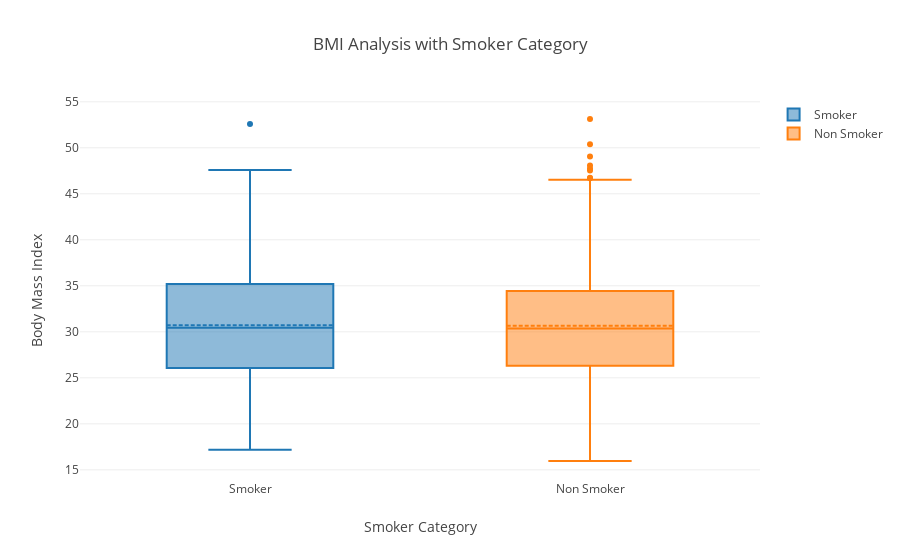

Notebook code cell kept with this figure:
### Markdown cell above
### 4.5 BMI Analysis with Smoker Category

### Code cell
smoker_bmi = medical[medical['smoker']=='yes']['bmi'].tolist()
nonsmoker_bmi = medical[medical['smoker']=='no']['bmi'].tolist()

trace1 = box_plot(smoker_bmi,"Smoker")
trace2 = box_plot(nonsmoker_bmi, "Non Smoker")
data = [trace1,trace2]

layout = go.Layout(dict(title="BMI Analysis with Smoker Category",
                        xaxis=dict(title="Smoker Category"),
                        yaxis=dict(title="Body Mass Index")))

fig = go.Figure(data=data,layout=layout)
py.iplot(fig)

### Figure 1 — Plotly figure (JSON) as saved in the notebook; plotly's stock layout.template omitted (floating-point values rounded to 4 significant figures; data arrays with more than 128 entries replaced by an {"elided": "..."} marker saying what was removed)
{"data": [{"boxmean": true, "name": "Smoker", "type": "box", "uid": "ef10a3f6-62a8-4f31-ad2b-a7bc6b286471", "y": {"elided": "274 float values"}}, {"boxmean": true, "name": "Non Smoker", "type": "box", "uid": "68a7b02e-3e71-462b-8580-3b1324cc826b", "y": {"elided": "1064 float values"}}], "layout": {"title": {"text": "BMI Analysis with Smoker Category"}, "xaxis": {"title": {"text": "Smoker Category"}}, "yaxis": {"title": {"text": "Body Mass Index"}}}}
